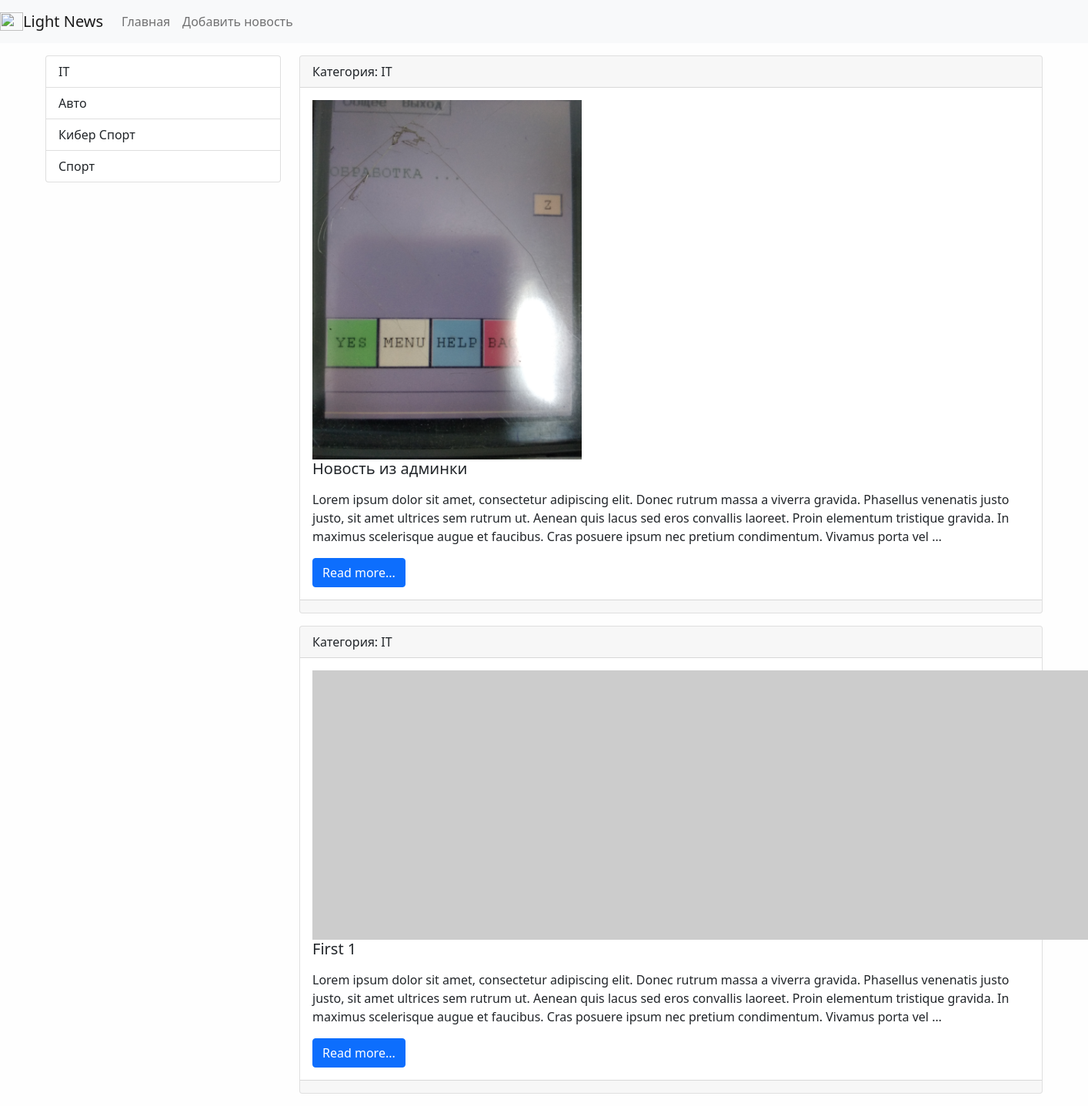
Page /news/category/3/ on the earlier database version.
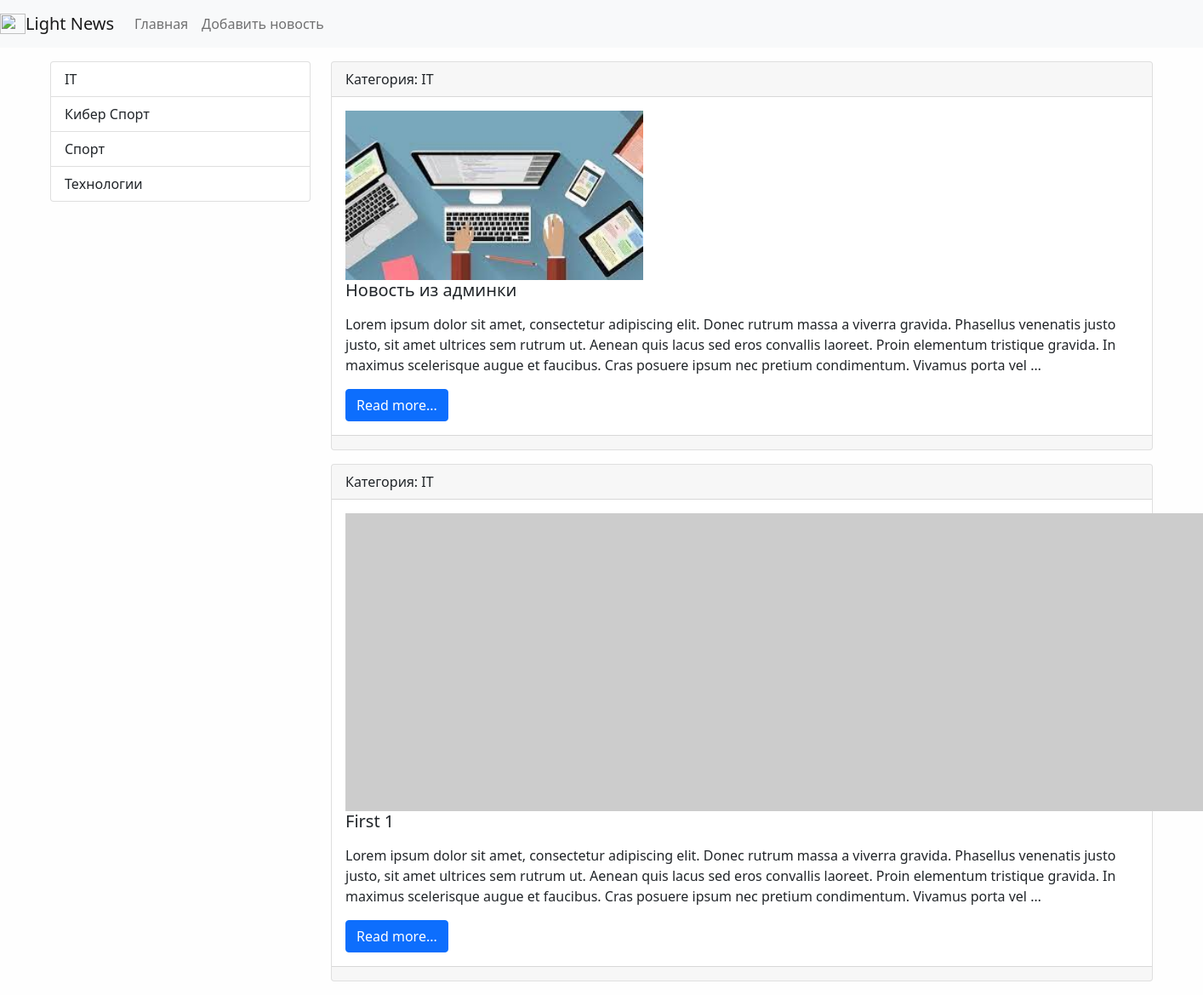
Same page on the later database version.
### news/models.py (models this page shows, shortened)
class Category(models.Model):
    title = models.CharField(max_length=150, db_index=True)
    def get_absolute_url(self):
        return reverse_lazy('category', kwargs={'category_id': self.pk})
    def __str__(self):
        return self.title
    class Meta:
        verbose_name = 'Категория'
        verbose_name_plural = 'Категории'
        ordering = ['title']

class News(models.Model):
    title = models.CharField(max_length=128)
    content = models.TextField(blank=True)
    created_date = models.DateTimeField(auto_now_add=True)
    updated_date = models.DateTimeField(auto_now=True)
    photo = models.ImageField(upload_to='photos/%Y/%m/%d', blank=True)
    publish = models.BooleanField(default=True)
    category = models.ForeignKey('Category', on_delete=models.PROTECT, null=True)
    def get_absolute_url(self):
        return reverse_lazy('view_news', kwargs={'news_id': self.pk})
    class Meta:
        verbose_name = 'Новость'
        verbose_name_plural = 'Новости'
        ordering = ['-created_date']

### news/views.py (the view)
# urls.py: path('category/<int:category_id>/', get_category, name='category'),
def get_category(request, category_id):
    news = News.objects.filter(category_id=category_id)
    category = Category.objects.get(pk=category_id)
    context = {'news': news,
               'category': category
               }
    return render(request, 'news/category.html', context=context)

### news/templatetags/news_tags.py (called while the page is built)
@register.inclusion_tag('news/list_categories.html')
def show_categories():
    categories = Category.objects.all()
    return {'categories': categories}

### news/templates/news/category.html (shortened to what this page needs)
{% extends 'base.html' %}
{% block sidebar %}
{% include 'inc/_sidebar.html' %}
{% endblock %}
{% block content %}
{% for item in news %}
<div class="card mb-3">
    <div class="card-header">
        Категория: {{ item.category }}
    </div>
    <div class="card-body">
        <div class="media">
            {% if item.photo %}
            <img src="{{ item.photo.url }}" alt="" width="350" class="mr-3">
            {% else %}
            <img src="https://picsum.photos/id/1060/350/235/?blur=2" alt="" class="mr-3">
            {% endif %}
            <div class="media-body">
                <h5 class="card-title">{{ item.title }}</h5>
                <p class="card-text">{{ item.content|safe|linebreaks|truncatewords:50 }}</p>
                <a href="{{ item.get_absolute_url }}" class="btn btn-primary">Read more...</a>
            </div>
        </div>
    </div>
    <div class="card-footer text-muted">
    </div>
</div>
{% endfor %}
{% endblock %}

### news/templates/news/list_categories.html
<div class="list-group">
    {% for item in categories %}
    <a href="{{ item.get_absolute_url }}" class="list-group-item list-group-item-action">
        {{ item.title }}</a>
    {% endfor %}
</div>

Differences in the rows shown:
changed Category: title "Авто" → "Технологии"; moves down the list
changed News "Новость из админки": photo: a different picture
